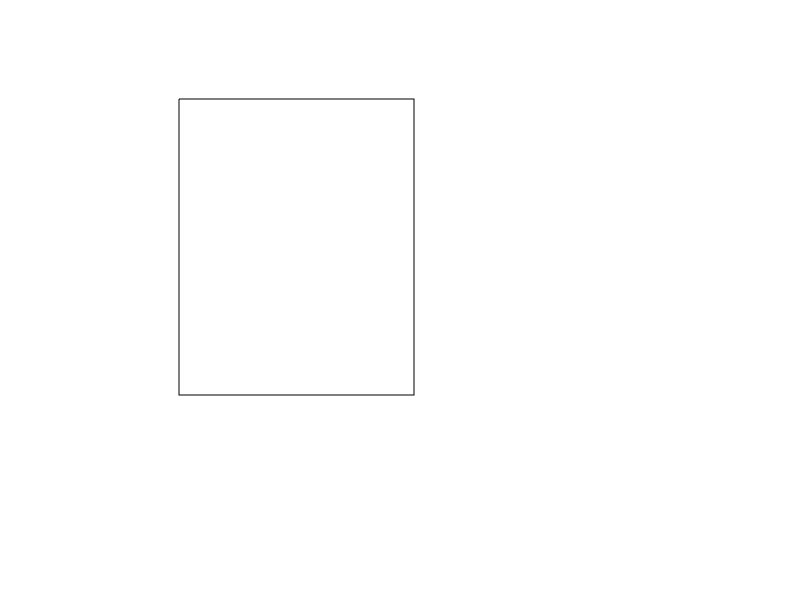
#> input picture scale/1.jpg, 800 x 600 px; its folder holds only this picture in this run
$ python one.py
#> lines starting #> are read from the running program, lines starting #| are printed output that depends on the picture; after the words box and inside, x2 and y2 are one past the last pixel; in counts of white or black regions, pixels touching at a corner belong together; long printed decimals are rounded
import cv2
import numpy as np
import os
import csv
path = 'scale'
with open('large.csv','w') as f1:
    writer=csv.writer(f1, delimiter=',',lineterminator='\n',)
    for image_path in os.listdir(path):

        # create the full input path and read the file
        input_path = os.path.join(path, image_path)


        imgGray = cv2.imread(input_path,0)
#> imgGray is the input picture: shape (600, 800); min 51, max 255, mean 254.4
        size = np.size(imgGray)
#> size = 480000
        skel = np.zeros(imgGray.shape,np.uint8)

        ret,imgBase = cv2.threshold(imgGray,127,255,0)
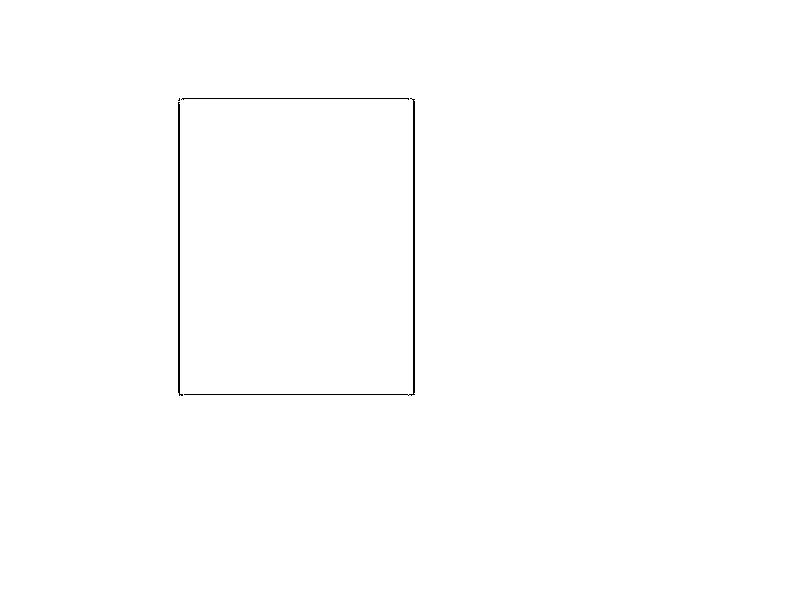
#> imgBase: shape (600, 800); 99.7% white; black in thin lines or dots, all inside (x1, y1, x2, y2) = (178, 98, 415, 396)
        rows,cols = np.shape(imgBase)
#> rows = 600; cols = 800

        #Flooding the corners white
        cv2.floodFill(imgBase,None,(0,0), 255)
        cv2.floodFill(imgBase,None,(0,rows-1), 255)
        cv2.floodFill(imgBase,None,(cols-1,0), 255)
        cv2.floodFill(imgBase,None,(cols-1,rows-1), 255)

        #Invert
        imgBase=cv2.bitwise_not(imgBase)

        #Thinning
        skel=cv2.ximgproc.thinning(imgBase)
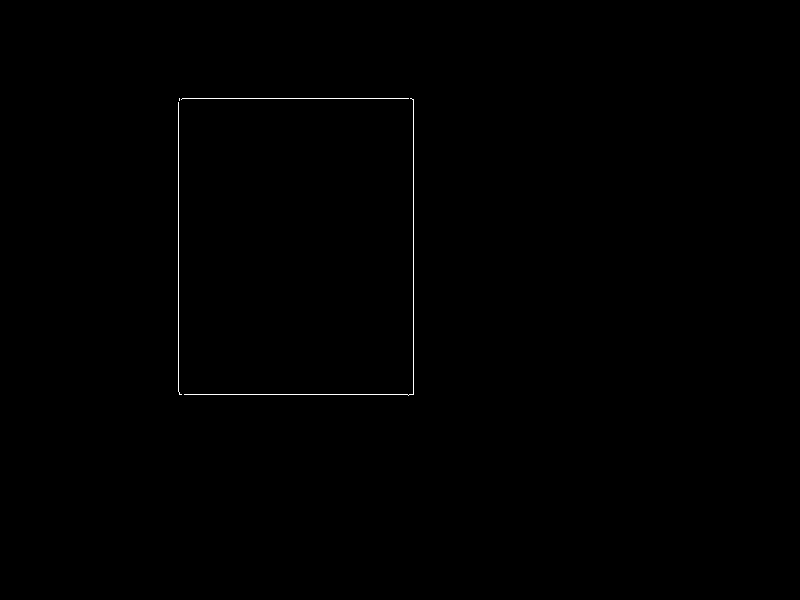
#> skel: shape (600, 800); 0.22% white in thin lines or dots, all inside (x1, y1, x2, y2) = (178, 98, 414, 396)

        cv2.namedWindow('skel',cv2.WINDOW_NORMAL)
        cv2.resizeWindow('skel', 600,600)
        cv2.namedWindow('base',cv2.WINDOW_NORMAL)
        cv2.resizeWindow('base', 600,600)
        cv2.imshow("skel",skel)
        cv2.imshow("base",imgBase)
        #scale value
        scale=((np.concatenate(imgBase).sum()-np.concatenate(skel).sum())/np.concatenate(skel).sum())
#> scale = 0.562
        print("Area ratio?? ",np.concatenate(skel).sum(),np.concatenate(imgBase).sum(),scale)
#| Area ratio??  268770 419730 0.5617
        cv2.waitKey(0)
        cv2.destroyAllWindows()
        writer.writerow([image_path,scale])

$ run again, on scale/120.jpg
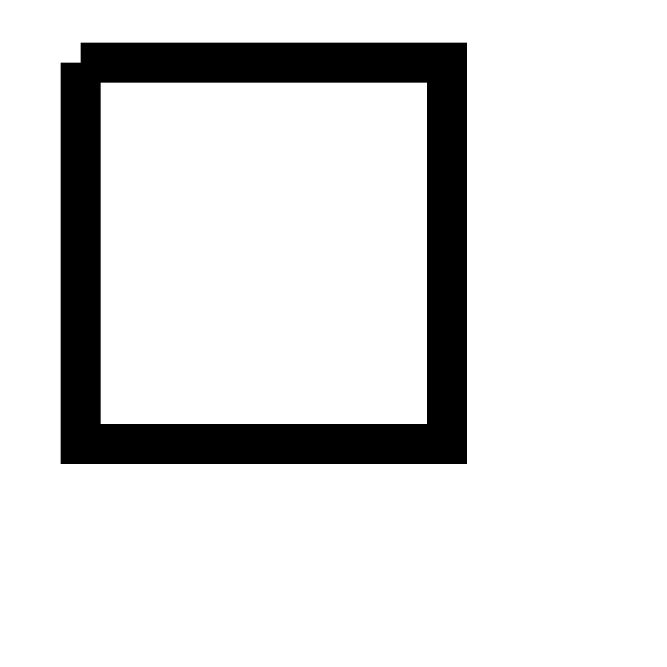
#> input picture scale/120.jpg, 2000 x 2000 px (shown at 1/3 size)
#> imgGray is the input picture: shape (2000, 2000); min 0, max 255, mean 220.9
#> size = 4000000
#> `imgBase=cv2.bitwise_not(imgBase)`:
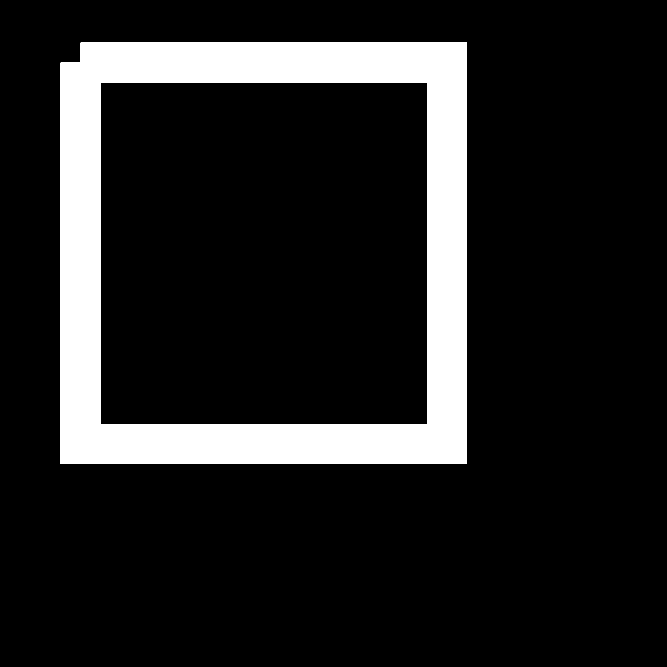
#> imgBase: shape (2000, 2000) (shown at 1/3 size); 13.4% white; 1 white region, box (x1, y1, x2, y2) and area: (182, 128, 1401, 1392) 534720
#> `skel=cv2.ximgproc.thinning(imgBase)`:
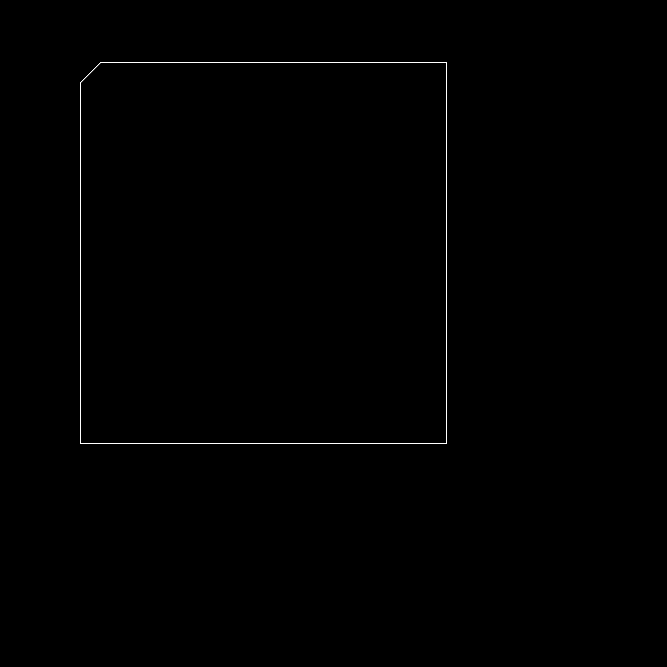
#> skel: shape (2000, 2000) (shown at 1/3 size); 0.11% white in thin lines or dots, all inside (x1, y1, x2, y2) = (241, 187, 1341, 1332)
#> scale = 118.3
#| Area ratio??  1143420 136353600 118.251
